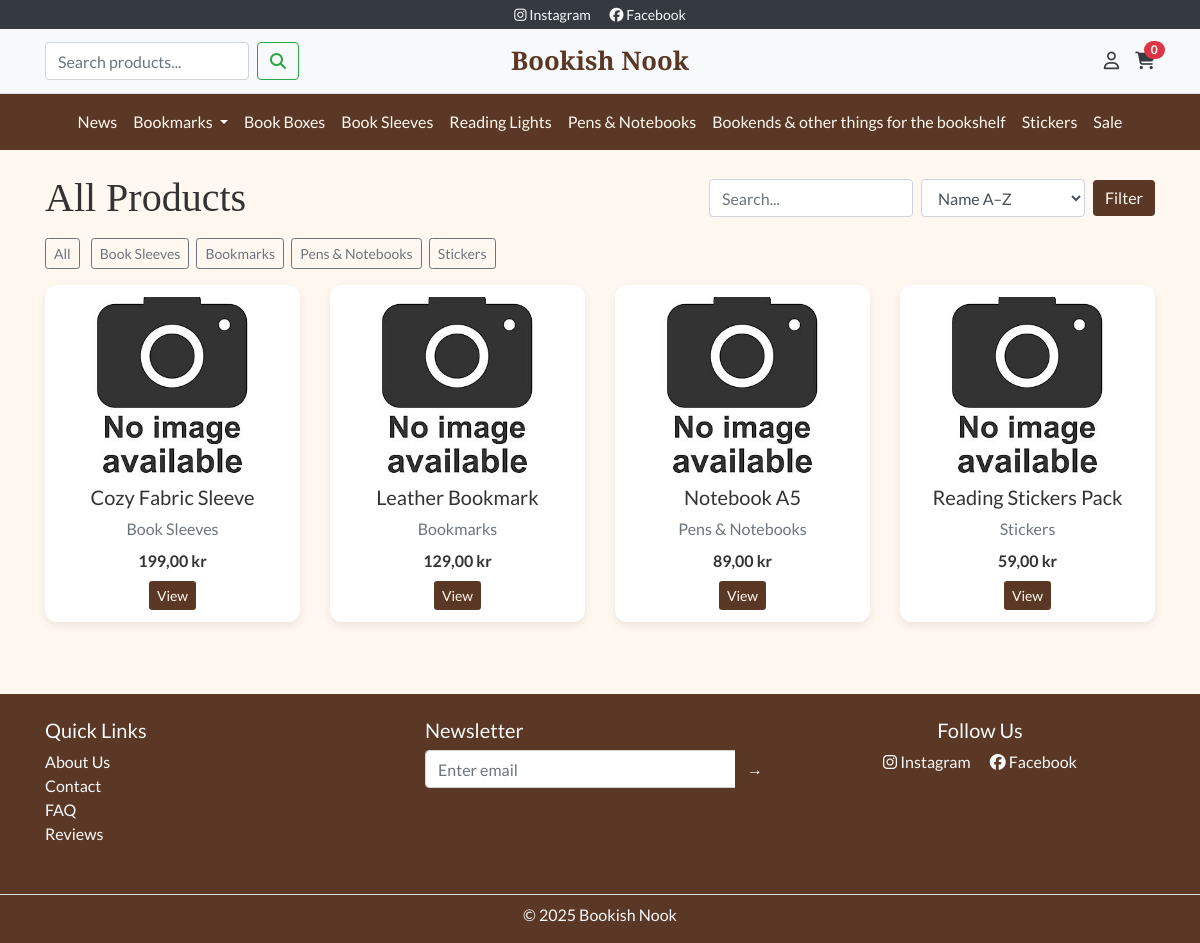
Screenshot of /products/ with the database file from the repository.
### products/models.py (models this page shows, shortened)
class Category(models.Model):
    name = models.CharField(max_length=100, unique=True)
    slug = models.SlugField(max_length=120, unique=True, blank=True)
    description = models.TextField(blank=True)
    class Meta:
        verbose_name_plural = "Categories"
        ordering = ["name"]
    def get_absolute_url(self):
        return reverse("products:category", args=[self.slug])

class Product(models.Model):
    category = models.ForeignKey(Category, on_delete=models.PROTECT, related_name="products")
    name = models.CharField(max_length=150)
    slug = models.SlugField(max_length=170, unique=True, blank=True)
    description = models.TextField(blank=True)
    price = models.DecimalField(max_digits=8, decimal_places=2)
    image = models.ImageField(upload_to="products/", blank=True, null=True)
    is_active = models.BooleanField(default=True)
    stock = models.PositiveIntegerField(default=0)
    created = models.DateTimeField(auto_now_add=True)
    updated = models.DateTimeField(auto_now=True)
    class Meta:
        ordering = ["name"]
    def get_absolute_url(self):
        return reverse("products:detail", args=[self.slug])

### products/views.py (the view)
# urls.py: path('', views.product_list, name='list'),                       # /products/
def product_list(request, slug=None):
    category = None
    categories = Category.objects.all()
    products = Product.objects.filter(is_active=True)
    if slug:
        category = get_object_or_404(Category, slug=slug)
        products = products.filter(category=category)
    q = request.GET.get("q")
    if q:
        products = products.filter(Q(name__icontains=q) | Q(description__icontains=q))
    sort = request.GET.get("sort", "name")
    if sort not in ["name", "-name", "price", "-price", "created", "-created"]:
        sort = "name"
    products = products.order_by(sort)
    context = {"categories": categories, "category": category, "products": products, "sort": sort, "q": q}
    return render(request, "products/product_list.html", context)

### bookshop/context_processors.py (called while the page is built)
def cart_count(request):
    cart = request.session.get("cart", {})
    return {"cart_count": sum(cart.values())}

### products/templatetags/price_filters.py (called while the page is built)
@register.filter
def currency(value):
    try:
        dec = Decimal(value)
    except (InvalidOperation, TypeError, ValueError):
        return f"{value} kr"
    formatted = f"{dec:,.2f}".replace(",", " ").replace(".", ",")
    return f"{formatted} kr"

### products/templates/products/product_list.html (shortened to what this page needs)
{% extends "base.html" %}
{% load static price_filters %}
{% block content %}
<div class="d-flex justify-content-between align-items-center mb-3">
  <h1 class="bn-section-title mb-0">{% if category %}{{ category.name }}{% else %}All Products{% endif %}</h1>
  <form class="form-inline" method="get">
    <input class="form-control mr-2" type="text" name="q" placeholder="Search..." value="{{ q|default:'' }}">
    <select name="sort" class="form-control mr-2">
      <option value="name" {% if sort == "name" %}selected{% endif %}>Name A–Z</option>
    </select>
    <button class="btn bn-btn-primary">Filter</button>
  </form>
</div>
<div class="mb-3">
  <a href="{% url 'products:list' %}" class="btn btn-sm btn-outline-secondary mr-2">All</a>
  {% for c in categories %}
    <a href="{{ c.get_absolute_url }}" class="btn btn-sm btn-outline-secondary mr-1">{{ c.name }}</a>
  {% endfor %}
</div>
<div class="row">
  {% for p in products %}
  <div class="col-md-3 col-6 mb-4">
    <div class="bn-card text-center">
      {% if p.image %}
        <img src="{{ p.image.url }}" class="img-fluid bn-card-img" alt="{{ p.name }}">
      {% else %}
        <img src="{% static 'images/placeholder.jpg' %}" class="img-fluid bn-card-img" alt="{{ p.name }}">
      {% endif %}
      <h5 class="mt-2">{{ p.name }}</h5>
      <div class="text-muted mb-2">{{ p.category.name }}</div>
      <div class="font-weight-bold mb-2">{{ p.price|currency }}</div>
      <a href="{{ p.get_absolute_url }}" class="btn bn-btn-primary btn-sm">View</a>
    </div>
  </div>
  {% empty %}
  <div class="col-12 text-center py-5">No products found.</div>
  {% endfor %}
</div>
{% endblock %}

### static/css/style.css (style rules this page uses)
body { font-family: 'Lato', sans-serif; color: #333333; background-color: #FFF8F0; }
h1, h2, h3, .bn-title, .bn-section-title { font-family: 'Playfair Display', serif; }
.bn-btn-primary { background-color: #5A3825; border: none; color: #FFF8F0; }
.bn-card { background: #fff; border-radius: 12px; padding: 0.75rem; box-shadow: 0 4px 10px rgba(0,0,0,0.08); transition: transform .15s ease, box-shadow .15s ease; }
.bn-card-img { height: 180px; width: 100%; object-fit: cover; border-radius: 8px; }

### rows the page displays
Category: name "Book Sleeves"
Category: name "Bookmarks"
Category: name "Pens & Notebooks"
Category: name "Stickers"
Product: name "Cozy Fabric Sleeve", category.name "Book Sleeves", price "199,00 kr"
Product: name "Leather Bookmark", category.name "Bookmarks", price "129,00 kr"
Product: name "Notebook A5", category.name "Pens & Notebooks", price "89,00 kr"
Product: name "Reading Stickers Pack", category.name "Stickers", price "59,00 kr"

### other values shown
{{ cart_count|default:0 }} "0"
